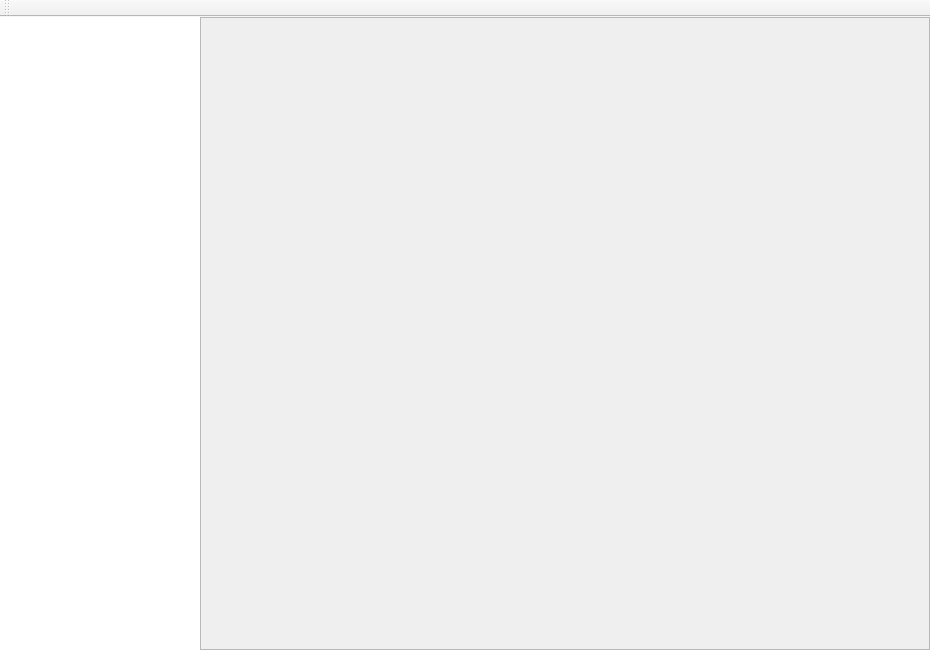
<?xml version="1.0" encoding="UTF-8"?>
<ui version="4.0">
 <class>test_NavViewClass</class>
 <widget class="QMainWindow" name="test_NavViewClass">
  <property name="geometry">
   <rect>
    <x>0</x>
    <y>0</y>
    <width>930</width>
    <height>650</height>
   </rect>
  </property>
  <property name="windowTitle">
   <string>test_NavView</string>
  </property>
  <widget class="QWidget" name="centralWidget">
   <layout class="QHBoxLayout" name="horizontalLayout">
    <property name="spacing">
     <number>0</number>
    </property>
    <property name="margin">
     <number>0</number>
    </property>
    <item>
     <widget class="NavView" name="listView">
      <property name="maximumSize">
       <size>
        <width>200</width>
        <height>16777215</height>
       </size>
      </property>
      <property name="frameShape">
       <enum>QFrame::NoFrame</enum>
      </property>
     </widget>
    </item>
    <item>
     <widget class="QFrame" name="frame">
      <property name="sizePolicy">
       <sizepolicy hsizetype="Expanding" vsizetype="Preferred">
        <horstretch>0</horstretch>
        <verstretch>0</verstretch>
       </sizepolicy>
      </property>
      <property name="frameShape">
       <enum>QFrame::StyledPanel</enum>
      </property>
      <property name="frameShadow">
       <enum>QFrame::Raised</enum>
      </property>
     </widget>
    </item>
   </layout>
  </widget>
  <widget class="QMenuBar" name="menuBar">
   <property name="geometry">
    <rect>
     <x>0</x>
     <y>0</y>
     <width>930</width>
     <height>23</height>
    </rect>
   </property>
  </widget>
  <widget class="QToolBar" name="mainToolBar">
   <attribute name="toolBarArea">
    <enum>TopToolBarArea</enum>
   </attribute>
   <attribute name="toolBarBreak">
    <bool>false</bool>
   </attribute>
  </widget>
 </widget>
 <layoutdefault spacing="6" margin="11"/>
 <customwidgets>
  <customwidget>
   <class>NavView</class>
   <extends>QListView</extends>
   <header>navview.h</header>
  </customwidget>
 </customwidgets>
 <resources>
  <include location="test_navview.qrc"/>
 </resources>
 <connections/>
</ui>
